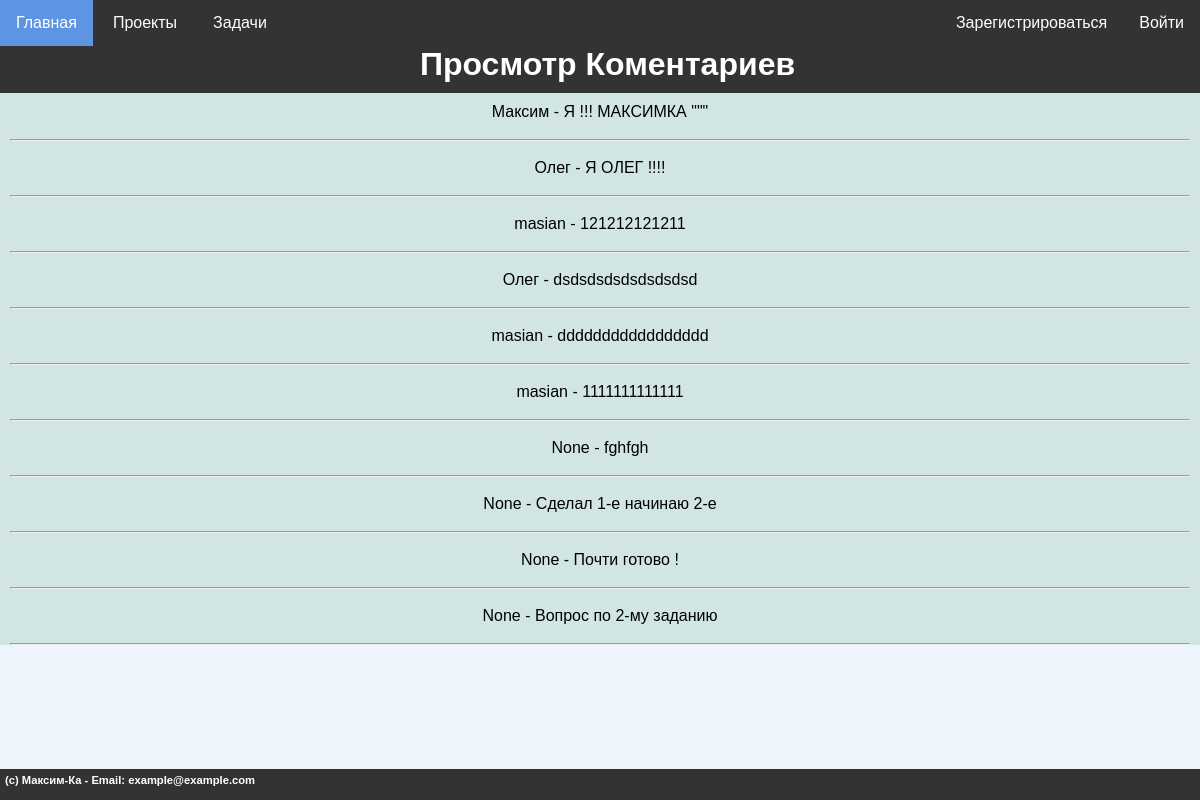
/coments/1/, run on the app's committed database.
### mainsite/models.py (models this page shows)
class Comments(models.Model):
    comment_name = models.ForeignKey(get_user_model(), on_delete=models.SET_NULL, related_name='user_coment',null=True, default=None, verbose_name="Коментарий пользователя" )
    comment_task = models.ForeignKey(Tasks, to_field='id',on_delete=models.CASCADE, related_name='task_coment', verbose_name="Коментарий к задаче" )
    comment = models.TextField(blank=True, verbose_name="Коментарий")
    comment_create = models.DateTimeField(auto_now_add=True, verbose_name="Дата создания коментария")
    class Meta:
        verbose_name = "Коментарии"
        verbose_name_plural = "Коментарии"
        ordering = ["-comment_create"]

### mainsite/views.py (the view)
# urls.py: path('coments/<int:coment_id>/', coments, name='view_coments'),
def coments(request, coment_id):
    all_coments = Comments.objects.filter(comment_task_id=coment_id)
    context = {
        'title': 'Просмотр Коментариев',
        'all_coments': all_coments,
        'footer' : "(c) Максим-Ка - Email: example@example.com",
        'header' : "Просмотр Коментариев"
    }
    return render(request, 'project_K/coments.html', context)

### project_K/context_processors.py (called while the page is built)
def menu_items(request):
    menu = [{'title': 'Главная', 'url': '/'},
            {'title': 'Проекты', 'url': '/proj',
             'submenu': [{'title': 'Добавить проект', 'url': '/add_proj'}
    ]},
            {'title': 'Задачи', 'url': '/tasks', 'submenu': [
            {'title': 'Добавить задачу', 'url': '/add_task'},
            {'title': 'Добавить комментарий', 'url': '/add_coment'}
    ]}
]
    return {'menu': menu}

### mainsite/templates/project_K/coments.html
{% extends 'project_K/base.html' %} {% block content %} {%for a in all_coments%}
<p>{{ a.comment_name }} - {{ a.comment }}</p>
<hr />
{% endfor %} {% endblock %}

### mainsite/static/mainsite/style.css (style rules this page uses)
body, html { background-color: #edf4fc; margin: 0; padding: 0; width: 100%; padding-bottom: 10px; }
p { margin: 0px; padding-top: 10px; padding-bottom: 10px; }

### data on the page
Comments: comment_name "Максим", comment "Я !!! МАКСИМКА \"\"\""
Comments: comment_name "Олег", comment "Я ОЛЕГ !!!!"
Comments: comment_name "masian", comment "121212121211"
Comments: comment_name "Олег", comment "dsdsdsdsdsdsdsdsd"
Comments: comment_name "masian", comment "ddddddddddddddddd"
Comments: comment_name "masian", comment "1111111111111"
Comments: comment_name "None", comment "fghfgh"
Comments: comment_name "None", comment "Сделал 1-е начинаю 2-е"
Comments: comment_name "None", comment "Почти готово !"
Comments: comment_name "None", comment "Вопрос по 2-му заданию"

### other printed values
{{ item.title }} "Главная"
{{ item.title }} "Проекты" "Задачи"
{{ header }} "Просмотр Коментариев"
{{ footer }} "(c) Максим-Ка - Email: example@example.com"
